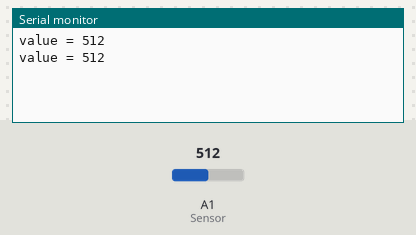
Recording of a sketch running on a simulated Arduino Uno, built for the host (arithmetic inside an expression is 32-bit, double 64-bit). Shown: the last lines printed to the serial monitor. The test bench sets the inputs (shaded band); at power-on: A1 (Sensor) = 512.

Above: at 1.8 s.
1.9 s: A1 (Sensor) set to 716
At 2.8 s:
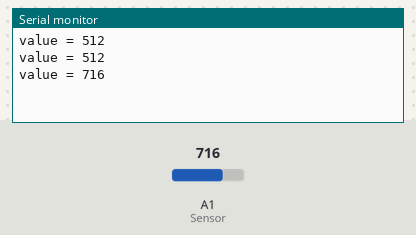
3.4 s: A1 (Sensor) set to 900
At 4.4 s:
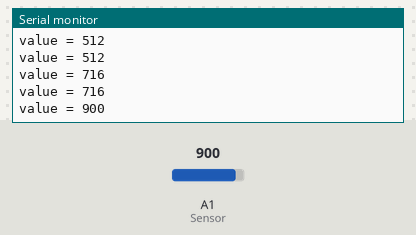
Timing chart, 0 to 6.4 s (numbered marks = the images above; inputs shaded):
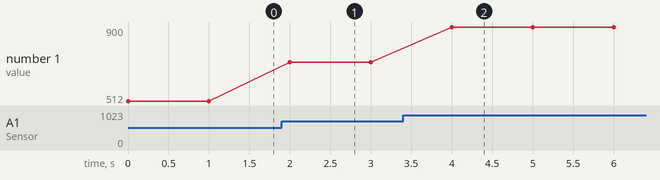

The sketch:

soil_moisture.ino
```cpp
#define LED D0
#define Sensor A1

int i;

void setup() {

    Serial.begin(9600);
    pinMode (Sensor, INPUT);

}

void loop() {
  i = analogRead(Sensor);
  Serial.print("value = ");
  Serial.print(i);
  Serial.println(" ");


  delay(1000);

}
```

Measured:
- after the input at 1.9 s, the serial monitor: prints a new line after 0.10 s (image 1)
- after the input at 3.4 s, the serial monitor: prints a new line after 0.60 s (image 2)
- plotted number 1: 512 → 716 after the input at 1.9 s, 716 → 900 after the input at 3.4 s
